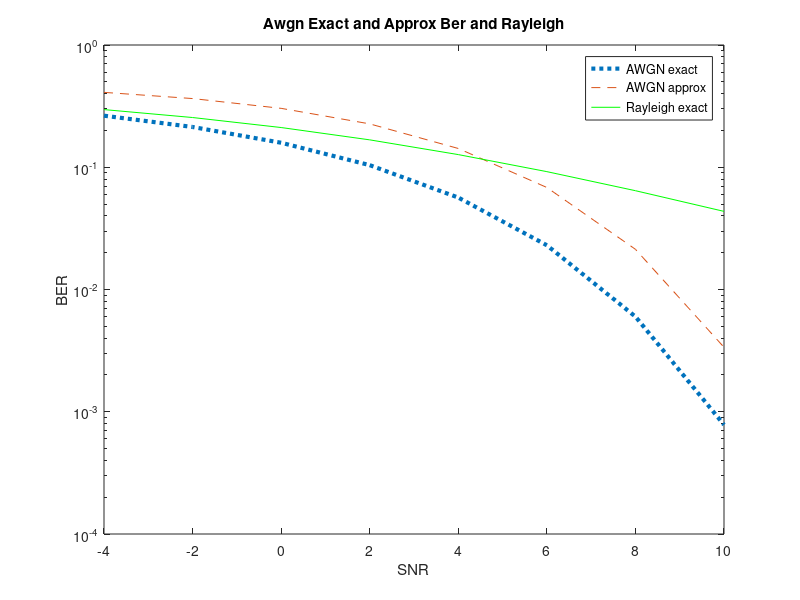

Write the MATLAB code that produced this figure.
clear all;
close all;
clc;
snr=-4:2:10;
snr_linear=10.^(snr/10)
ber_awgn_exact=qfunc(sqrt(snr_linear));
ber_awgn_approx=0.5*exp(-snr_linear./2);
ber_rayleigh_exact=(0.5-
0.5*sqrt(snr_linear./(snr_linear+2)));
figure;
semilogy(snr,ber_awgn_exact,':','linewidth',3)
title("Awgn Exact and Approx Ber and Rayleigh");
xlabel("SNR");
ylabel("BER");
hold on
semilogy(snr,ber_awgn_approx,'--')
hold on
semilogy(snr,ber_rayleigh_exact,'g')
legend("AWGN exact","AWGN approx","Rayleigh exact");
